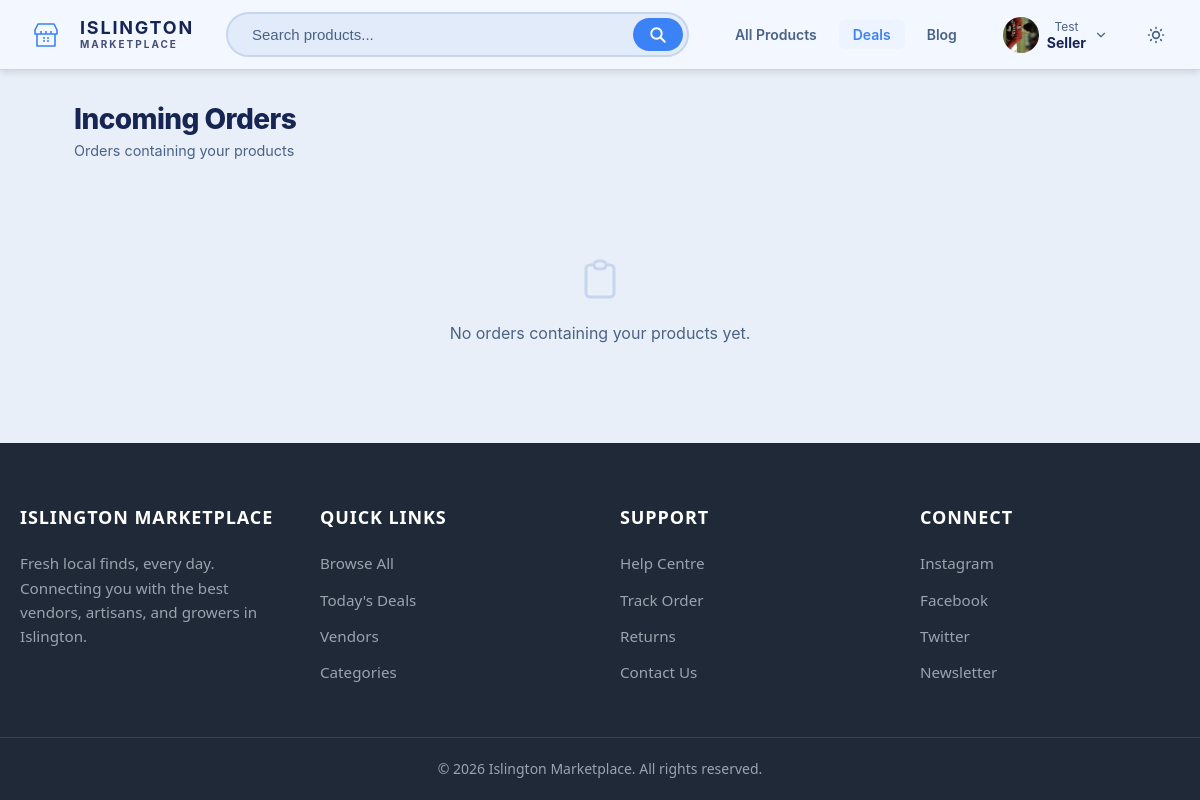
/seller/orders/ (signed in), run on an earlier commit of the app's database.
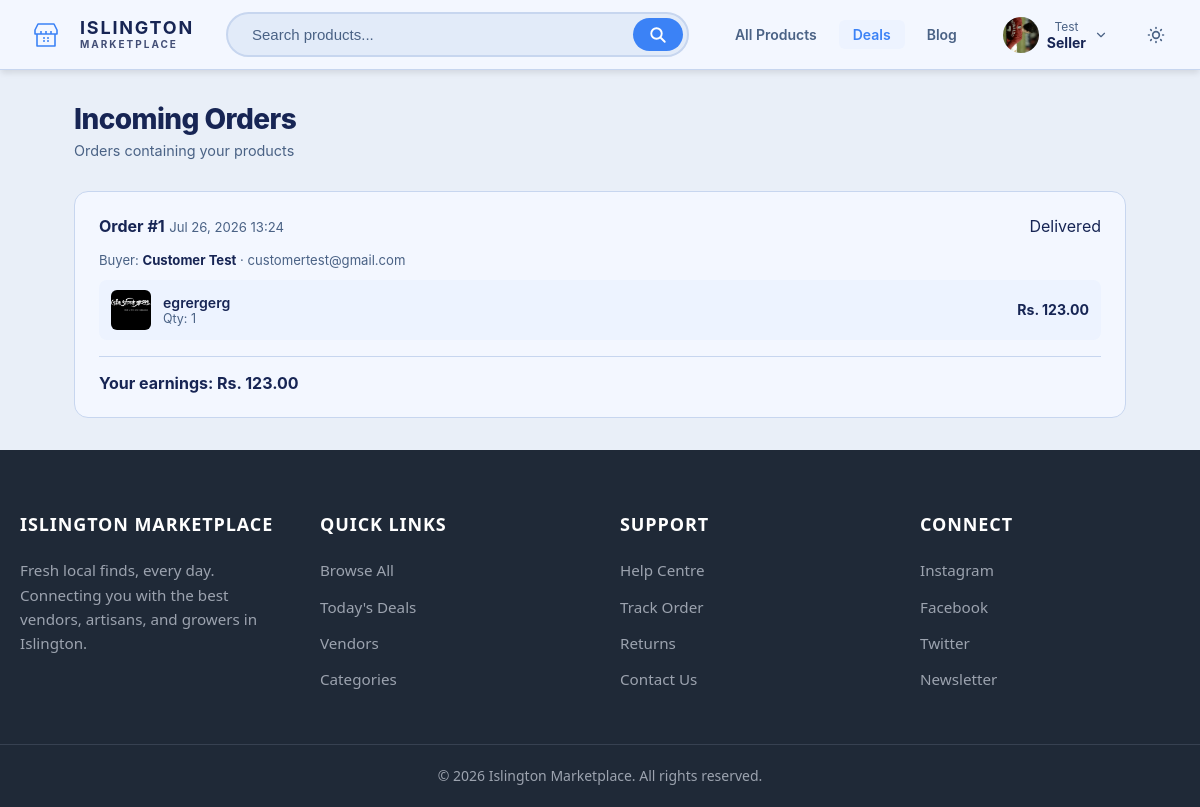
And on a later commit of the database.
### orders/models.py (models this page shows, shortened)
class Order(models.Model):
    STATUS_CHOICES = [
        ('placed', 'Placed'),
        ('shipped', 'Shipped'),
        ('delivered', 'Delivered'),
    ]
    user = models.ForeignKey(settings.AUTH_USER_MODEL, on_delete=models.CASCADE, related_name='orders')
    first_name = models.CharField(max_length=100)
    last_name = models.CharField(max_length=100)
    email = models.EmailField()
    phone = models.CharField(max_length=20, blank=True)
    address = models.TextField()
    city = models.CharField(max_length=100)
    zip_code = models.CharField(max_length=20)
    PAYMENT_METHOD_CHOICES = [
        ('cod', 'Cash on Delivery'),
        ('card', 'Card Payment'),
    ]
    status = models.CharField(max_length=20, choices=STATUS_CHOICES, default='placed')
    payment_method = models.CharField(max_length=10, choices=PAYMENT_METHOD_CHOICES, default='cod')
    subtotal = models.DecimalField(max_digits=10, decimal_places=2)
    shipping = models.DecimalField(max_digits=10, decimal_places=2, default=0)
    total = models.DecimalField(max_digits=10, decimal_places=2)
    created_at = models.DateTimeField(auto_now_add=True)
    updated_at = models.DateTimeField(auto_now=True)
    class Meta:
        ordering = ['-created_at']
    def get_status_badge_class(self):
        return {
            'placed': 'order-status-placed',
            'shipped': 'order-status-shipped',
            'delivered': 'order-status-delivered',
        }.get(self.status, '')

class OrderItem(models.Model):
    order = models.ForeignKey(Order, on_delete=models.CASCADE, related_name='items')
    product = models.ForeignKey(Product, on_delete=models.SET_NULL, null=True)
    product_name = models.CharField(max_length=200)
    product_price = models.DecimalField(max_digits=10, decimal_places=2)
    quantity = models.PositiveIntegerField(default=1)
    seller = models.ForeignKey(
        'accounts.Seller', on_delete=models.SET_NULL, null=True, blank=True, related_name='sold_items'
    )
    @property
    def line_total(self):
        return self.product_price * self.quantity

### Product/models.py (models this page shows, shortened)
class Product(models.Model):
    seller = models.ForeignKey(Seller, on_delete=models.CASCADE, null=True, blank=True, related_name='products')
    name = models.CharField(max_length=200)
    description = models.TextField(blank=True)
    price = models.DecimalField(max_digits=10, decimal_places=2)
    image = models.ImageField(upload_to='products/', blank=True, null=True)
    created_at = models.DateTimeField(auto_now_add=True)
    category = models.ForeignKey(Category, on_delete=models.SET_NULL, null=True, blank=True, related_name='products')
    is_approved = models.BooleanField(default=False)
    class Meta:
        ordering = ['-created_at']

### orders/views.py (the view)
# urls.py: path('seller/orders/', views.seller_orders, name='seller_orders'),
@login_required
def seller_orders(request):
    if not hasattr(request.user, 'seller_profile'):
        messages.error(request, 'You do not have a seller profile.')
        return redirect('home')
    seller = request.user.seller_profile
    orders = Order.objects.filter(items__seller=seller).distinct().prefetch_related('items__product')
    return render(request, 'orders/seller_orders.html', {'orders': orders})

### cart/context_processors.py (called while the page is built)
def cart_context(request):
    cart = request.session.get('cart', {})
    return {'cart_product_ids': set(cart.keys())}

### orders/templates/orders/seller_orders.html (shortened to what this page needs)
{% extends 'layouts/base.html' %}
{% load static %}
{% block extra_head %}
  <link rel="stylesheet" href="{% static 'css/pages/seller.css' %}">
{% endblock %}
{% block content %}
<section class="seller-orders-page">
  <div class="seller-orders-header">
    <h1 class="seller-orders-title">Incoming Orders</h1>
    <p class="seller-orders-subtitle">Orders containing your products</p>
  </div>
  {% if orders %}
    {% for order in orders %}
    <div class="seller-order-card">
      <div class="seller-order-header">
        <div>
          <span class="seller-order-id">Order #{{ order.id }}</span>
          <span class="seller-order-date">{{ order.created_at|date:"M d, Y H:i" }}</span>
        </div>
        <span class="order-status-badge {{ order.get_status_badge_class }}">{{ order.get_status_display }}</span>
      </div>
      <div class="seller-order-buyer">
        Buyer: <strong>{{ order.first_name }} {{ order.last_name }}</strong> &middot; {{ order.email }}
      </div>
      <div class="seller-order-items">
        {% for item in order.items.all %}
          {% if item.seller == request.user.seller_profile %}
          <div class="seller-order-item">
            {% if item.product and item.product.image %}
              <img class="seller-order-item-img" src="{{ item.product.image.url }}" alt="{{ item.product_name }}">
            {% else %}
              <div class="seller-order-item-img-placeholder">{{ item.product_name|first }}</div>
            {% endif %}
            <div class="seller-order-item-info">
              <div class="seller-order-item-name">{{ item.product_name }}</div>
              <div class="seller-order-item-qty">Qty: {{ item.quantity }}</div>
            </div>
            <div class="seller-order-item-price">Rs. {{ item.line_total }}</div>
          </div>
          {% endif %}
        {% endfor %}
      </div>
      <div class="seller-order-footer">
        <span class="seller-order-total">Your earnings: Rs. {% for item in order.items.all %}{% if item.seller == request.user.seller_profile %}{{ item.line_total }}{% endif %}{% endfor %}</span>
      </div>
    </div>
    {% endfor %}
  {% else %}
    <div class="orders-empty">
      <svg width="48" height="48" viewBox="0 0 24 24" fill="none" stroke="currentColor" stroke-width="1.5" stroke-linecap="round" stroke-linejoin="round"><path d="M9 5H7a2 2 0 00-2 2v12a2 2 0 002 2h10a2 2 0 002-2V7a2 2 0 00-2-2h-2M9 5a2 2 0 002 2h2a2 2 0 002-2M9 5a2 2 0 012-2h2a2 2 0 012 2"/></svg>
      <p>No orders containing your products yet.</p>
    </div>
  {% endif %}
</section>
{% endblock %}

What changed in the data, as far as the page shows it:
added Order: id "1", created_at "Jul 26, 2026 13:24", status "Delivered", first_name "Customer", last_name "Test", email "customertest@gmail.com"
added OrderItem: product.image (picture), product_name "egrergerg", quantity "1", line_total "123.00"
Also different on the page:
text no longer shown: "No orders containing your products yet."
